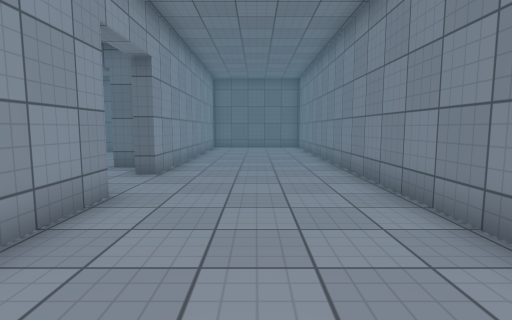
[1] (above)

13 first-person views from a walk through a Unity game level. The camera is 1.2 m above the floor, tilts 6° down and sees 80° across. Doors are open. The floor is counted in squares, 1 m on a side. Each view is taken from the middle of a square. On the plan, view 1 faces up. The plan holds only what a view shows up to about 13 squares ahead; the rest is blank. The player character is not drawn. Surface patterns are stand-ins for the level's own textures.

[2]
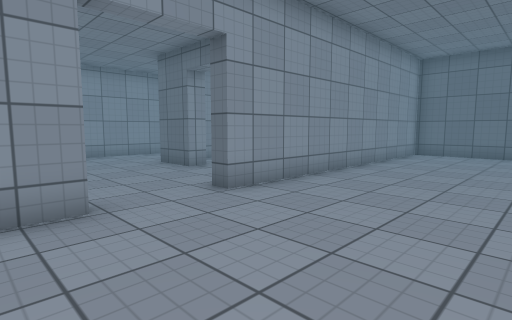

[3]
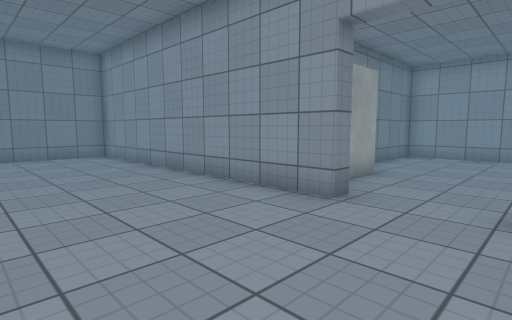

[4]
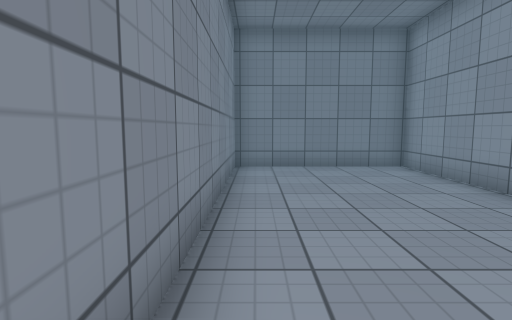

[5]
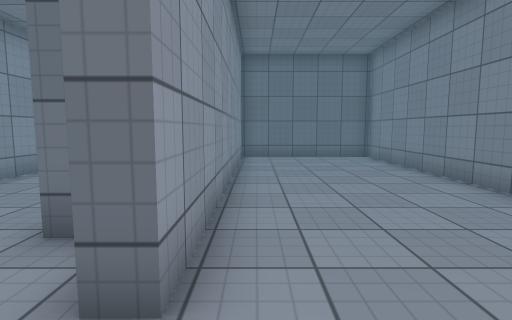

[6]
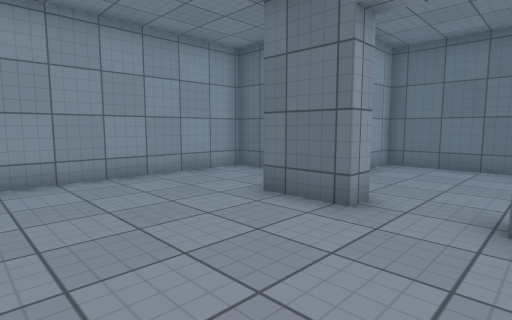

[7]
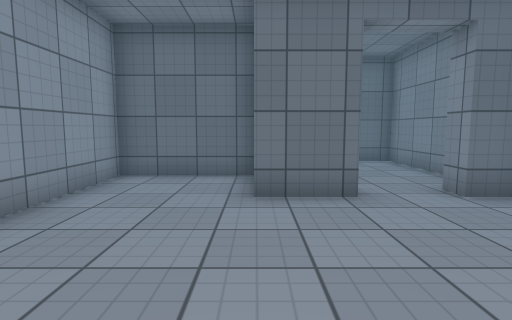

[8]
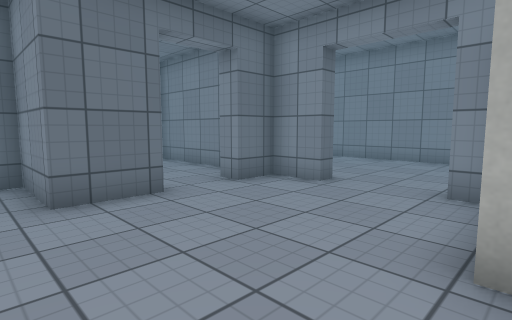

[9]
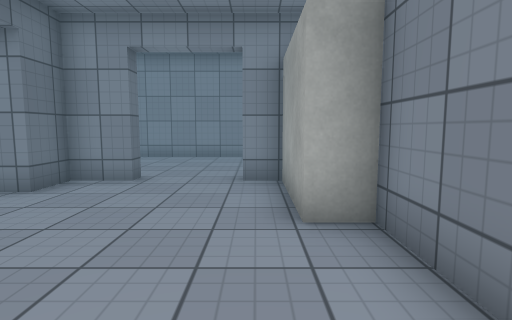

[10]
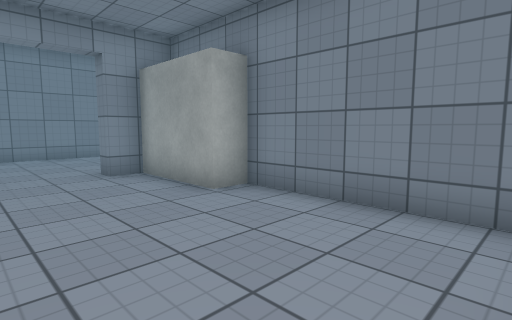

[11]
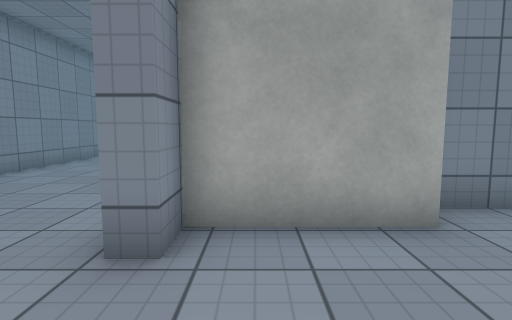

[12]
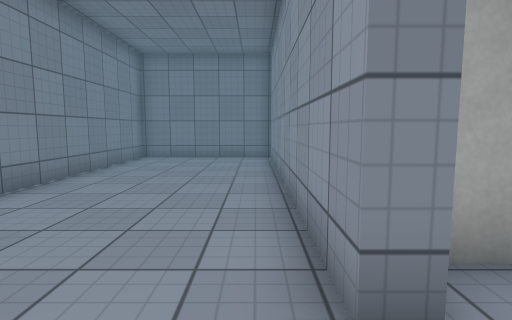

[13]
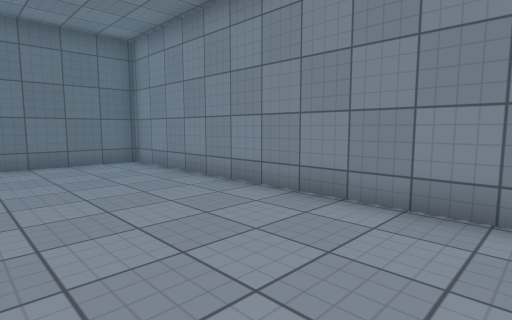

### Floor plan
Ten units are one square. View 1 is at (0, 0); x grows to the right and y downward. Boxes are objects, and circles mark ways between rooms. Rooms are numbered by the first view taken in them; rooms with no view inside come last. Other rooms are left out.
<svg viewBox="-119 -192 151 252">
<path fill="none" stroke="#000" d="M-26 -53 -26 55 27 55 27 -187 -26 -187 -26 -78M-62 -100 -62 -92 -80 -92 -80 -116 -114 -116 -114 -35 -62 -35 -62 -44 -31 -44 -31 -53M-31 -78 -31 -92 -43 -92 -43 -100M-31 -114 -31 -150 -80 -150 -80 -130"/>
<circle cx="-30" cy="-65" r="3" fill="#2a7"/>
<circle cx="-55" cy="-95" r="3" fill="#2a7"/>
<text x="0" y="-70">1</text>
<text x="-80" y="-70">2</text>
<text x="-60" y="-130">3</text>
</svg>
Room 1 opens to room 2. Room 2 opens to room 3.

Where each view was taken, in squares from view 1:
view 1: 0 up, 0 right, facing up
view 2: 4 up, 2 right, facing up-left
view 3: 8 up, 2 right, facing down-left
view 4: 4 up, 2 right, facing down
view 5: 6 up, 2 left, facing up
view 6: 5 up, 4 left, facing up-left
view 7: 4 up, 8 left, facing up
view 8: 4 up, 9 left, facing up-right
view 9: 5 up, 10 left, facing right
view 10: 8 up, 11 left, facing down-right
view 11: 8 up, 4 left, facing down
view 12: 7 up, 2 left, facing down
view 13: 8 up, 2 left, facing up-right
